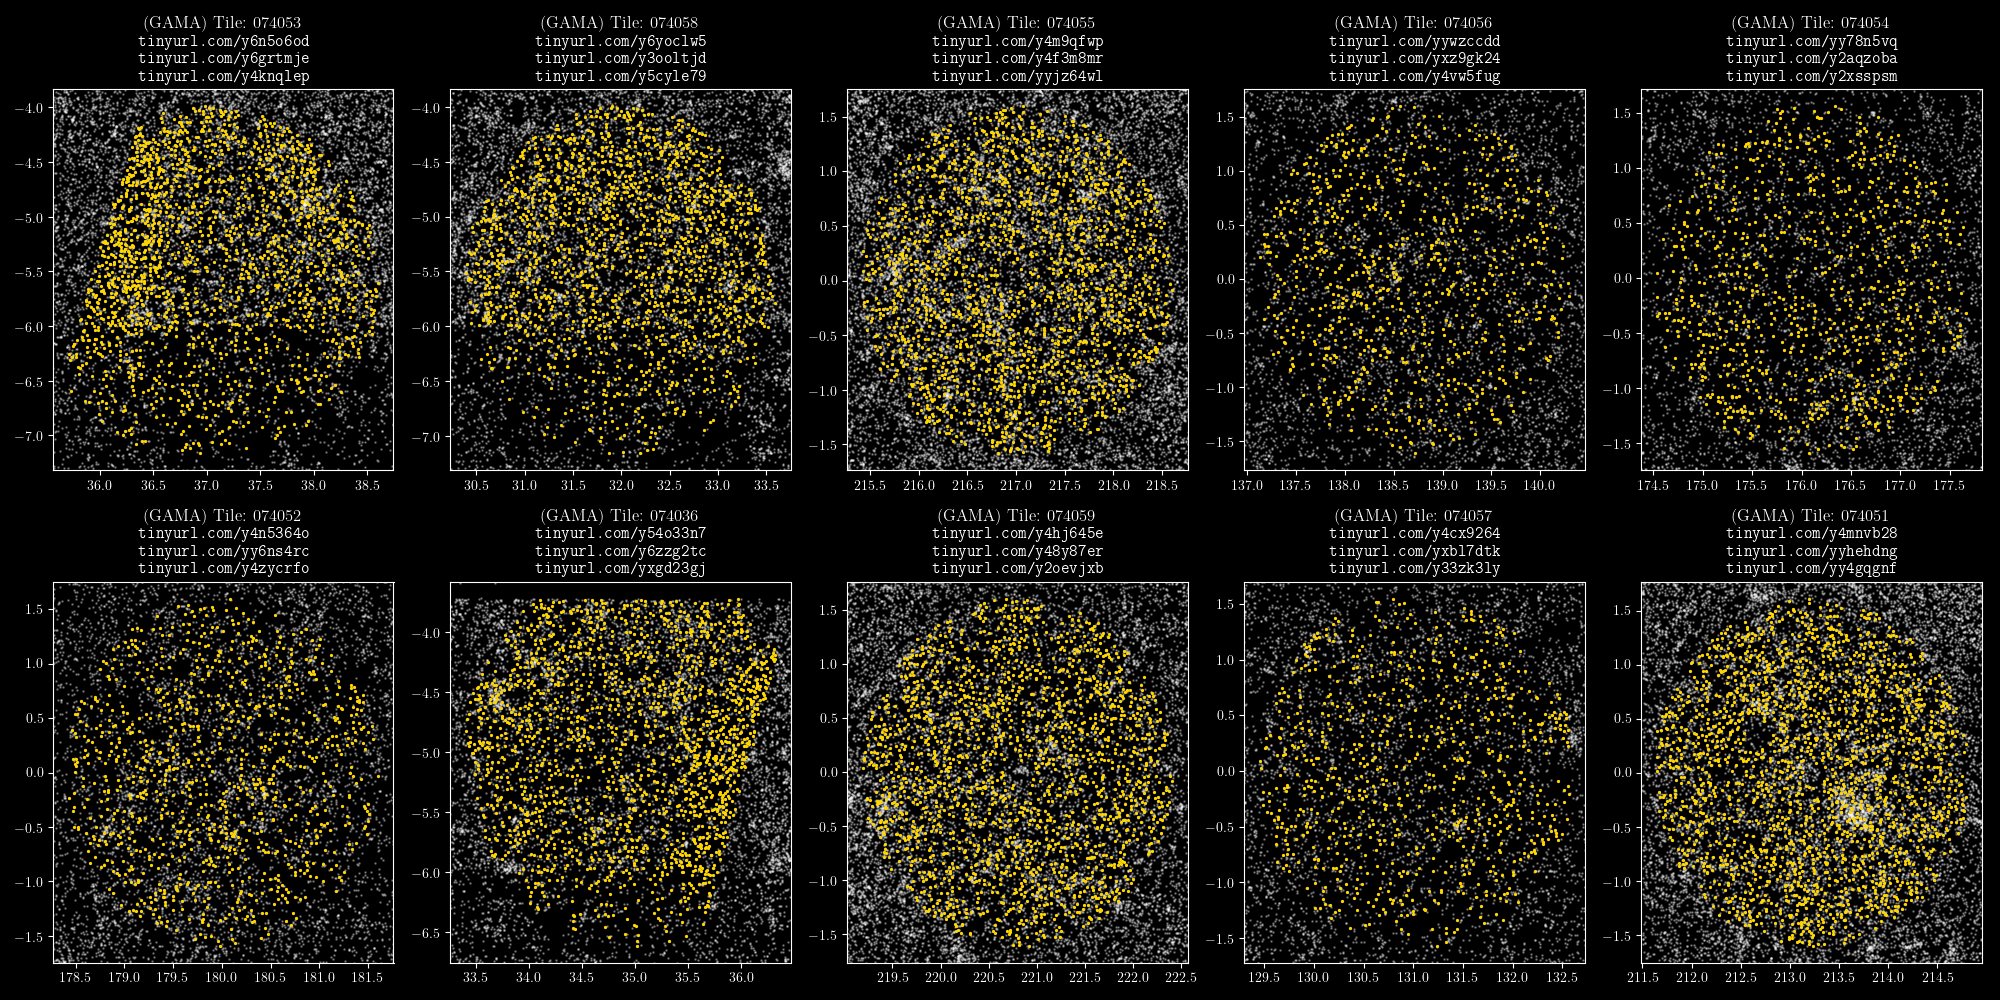

Here is the Python script that generated this plot:
from   __future__        import  with_statement

import sys
import glob
import random
import contextlib
import matplotlib;  matplotlib.use('pdf')
import numpy              as       np
import pylab              as       pl
import matplotlib.pyplot  as       plt
import astropy.io.fits    as       fits
import astropy.units      as       u

from   astropy.table      import  Table, join, hstack
from   astropy            import  constants as const
from   desitarget.geomask import  circles

try:
    from urllib.parse import urlencode

except ImportError:
    from urllib import urlencode

try:
    from urllib.request import urlopen

except ImportError:
    from urllib2 import urlopen

plt.style.use('dark_background')
plt.rc('text', usetex=True)
plt.rc('font', family='serif')
plt.rc('text.latex', preamble=r'\usepackage{hyperref}')

##  plt.rcParams['pgf.preamble'] = [r'\usepackage{hyperref}']

def make_tiny(url):
  request_url = ('http://tinyurl.com/api-create.php?' + 
  urlencode({'url':url}))

  with contextlib.closing(urlopen(request_url)) as response:
    return response.read().decode('utf-8').split('//')[1]

##
nrow       = 2
ncol       = 5

rasterized = False

##  
fig, axarr = plt.subplots(nrows=nrow, ncols=ncol, figsize=(20, 10))

tiles      = Table(fits.open('/global/cscratch1/sd/mjwilson/BGS/SV-ASSIGN/tiles/BGS_SV_30_3x_superset60_Sep2019.fits')[1].data)

##  Legacy matched truth. 
legacys    = Table(fits.open('/global/cscratch1/sd/mjwilson/BGS/SV-ASSIGN/truth/legacy/ls-GAMA-south.fits')[1].data)

##  Assigned truth with legacy columns. 
files      = glob.glob('/global/cscratch1/sd/mjwilson/BGS/SV-ASSIGN/truth/assigned/bytile/GAMA*.fits')

for i, _file in enumerate(files):
  tile     = _file.split('/')[-1].split('_')[-1].split('.fits')[0]

  row      = i % nrow
  col      = i % 5
  
  dat      = Table(fits.open(_file)[1].data)
  
  if len(dat) > 0:
    axarr[row][col].scatter(dat['RA'].quantity, dat['DEC'].quantity, s=1, rasterized=rasterized, alpha=0.0, marker='.')

    xlim = axarr[row][col].get_xlim()
    ylim = axarr[row][col].get_ylim()
  
    axarr[row][col].scatter(legacys['RA'], legacys['DEC'], s=3, rasterized=rasterized, alpha=0.3, marker='.', c='white') 

    ##
    axarr[row][col].scatter(dat['RA'], dat['DEC'], s=7, rasterized=rasterized, alpha=1., marker='.', c='gold')

    axarr[row][col].set_xlim(xlim)
    axarr[row][col].set_ylim(ylim)
  
    ##  Hyperlink title.
    _t    = tiles[tiles['TILEID'] == np.int(tile)] 
    ra    = _t['RA'].quantity[0]
    dec   = _t['DEC'].quantity[0]

    hlink = r'http://legacysurvey.org/viewer?ra={:.4f}&dec={:.4f}&layer=dr8&zoom=12&desifiber={:.4f},{:.4f}'.format(ra, dec, ra, dec)

    ##  wlink = r'http://www.astro.utah.edu/~u6022465/SV/tiles/SV_BGS/fits_files/tile-{}.fits'.format(tile)
    alink = r'https://portal.nersc.gov/project/desi/users/mjwilson/SV-ASSIGN/tile-{}.fits'.format(tile)
    tlink = r'https://portal.nersc.gov/project/desi/users/mjwilson/SV-TARGETS/tile-targets-{}.fits'.format(tile)

    axarr[row][col].set_title('(GAMA) Tile:  {}\n'.format(tile) + r'\url{%s}' % make_tiny(hlink) + '\n' + r'\url{%s}' % make_tiny(alink) + '\n' + r'\url{%s}' % make_tiny(tlink))

##  
plt.tight_layout()

pl.savefig('assigned_GAMA.png')

print('\n\nDone.\n\n')
